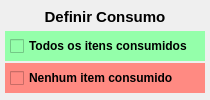
               <widget class="QWidget" name="widget_Cor3" native="true">
                <property name="sizePolicy">
                 <sizepolicy hsizetype="Preferred" vsizetype="Preferred">
                  <horstretch>0</horstretch>
                  <verstretch>0</verstretch>
                 </sizepolicy>
                </property>
                <property name="minimumSize">
                 <size>
                  <width>210</width>
                  <height>0</height>
                 </size>
                </property>
                <property name="maximumSize">
                 <size>
                  <width>210</width>
                  <height>16777215</height>
                 </size>
                </property>
                <property name="styleSheet">
                 <string notr="true"/>
                </property>
                <layout class="QVBoxLayout" name="verticalLayout_10">
                 <property name="spacing">
                  <number>1</number>
                 </property>
                 <property name="leftMargin">
                  <number>5</number>
                 </property>
                 <property name="topMargin">
                  <number>3</number>
                 </property>
                 <property name="rightMargin">
                  <number>5</number>
                 </property>
                 <property name="bottomMargin">
                  <number>6</number>
                 </property>
                 <item>
                  <widget class="QLabel" name="label_62">
                   <property name="minimumSize">
                    <size>
                     <width>0</width>
                     <height>0</height>
                    </size>
                   </property>
                   <property name="maximumSize">
                    <size>
                     <width>16777215</width>
                     <height>25</height>
                    </size>
                   </property>
                   <property name="font">
                    <font>
                     <pointsize>11</pointsize>
                     <weight>75</weight>
                     <bold>true</bold>
                    </font>
                   </property>
                   <property name="text">
                    <string>Definir Consumo</string>
                   </property>
                   <property name="alignment">
                    <set>Qt::AlignCenter</set>
                   </property>
                  </widget>
                 </item>
                 <item>
                  <widget class="QWidget" name="widget_42" native="true">
                   <property name="minimumSize">
                    <size>
                     <width>0</width>
                     <height>30</height>
                    </size>
                   </property>
                   <property name="maximumSize">
                    <size>
                     <width>16777215</width>
                     <height>30</height>
                    </size>
                   </property>
                   <property name="styleSheet">
                    <string notr="true">background-color: rgb(148, 255, 170);</string>
                   </property>
                   <layout class="QHBoxLayout" name="horizontalLayout_38">
                    <property name="spacing">
                     <number>5</number>
                    </property>
                    <property name="leftMargin">
                     <number>5</number>
                    </property>
                    <property name="topMargin">
                     <number>3</number>
                    </property>
                    <property name="rightMargin">
                     <number>5</number>
                    </property>
                    <property name="bottomMargin">
                     <number>3</number>
                    </property>
                    <item>
                     <widget class="QCheckBox" name="check_Todo_Consumo">
                      <property name="font">
                       <font>
                        <pointsize>9</pointsize>
                        <weight>75</weight>
                        <bold>true</bold>
                       </font>
                      </property>
                      <property name="text">
                       <string>Todos os itens consumidos</string>
                      </property>
                      <property name="checked">
                       <bool>false</bool>
                      </property>
                     </widget>
                    </item>
                   </layout>
                  </widget>
                 </item>
                 <item>
                  <widget class="QWidget" name="widget_39" native="true">
                   <property name="minimumSize">
                    <size>
                     <width>0</width>
                     <height>30</height>
                    </size>
                   </property>
                   <property name="maximumSize">
                    <size>
                     <width>16777215</width>
                     <height>30</height>
                    </size>
                   </property>
                   <property name="styleSheet">
                    <string notr="true">background-color: rgb(255, 138, 130);</string>
                   </property>
                   <layout class="QHBoxLayout" name="horizontalLayout_37">
                    <property name="spacing">
                     <number>5</number>
                    </property>
                    <property name="leftMargin">
                     <number>5</number>
                    </property>
                    <property name="topMargin">
                     <number>3</number>
                    </property>
                    <property name="rightMargin">
                     <number>5</number>
                    </property>
                    <property name="bottomMargin">
                     <number>3</number>
                    </property>
                    <item>
                     <widget class="QCheckBox" name="check_0_Consumo">
                      <property name="font">
                       <font>
                        <pointsize>9</pointsize>
                        <weight>75</weight>
                        <bold>true</bold>
                       </font>
                      </property>
                      <property name="text">
                       <string>Nenhum item consumido</string>
                      </property>
                      <property name="checked">
                       <bool>false</bool>
                      </property>
                     </widget>
                    </item>
                    <item>
                     <widget class="QLabel" name="label_11">
                      <property name="text">
                       <string/>
                      </property>
                     </widget>
                    </item>
                   </layout>
                  </widget>
                 </item>
                </layout>
               </widget>
